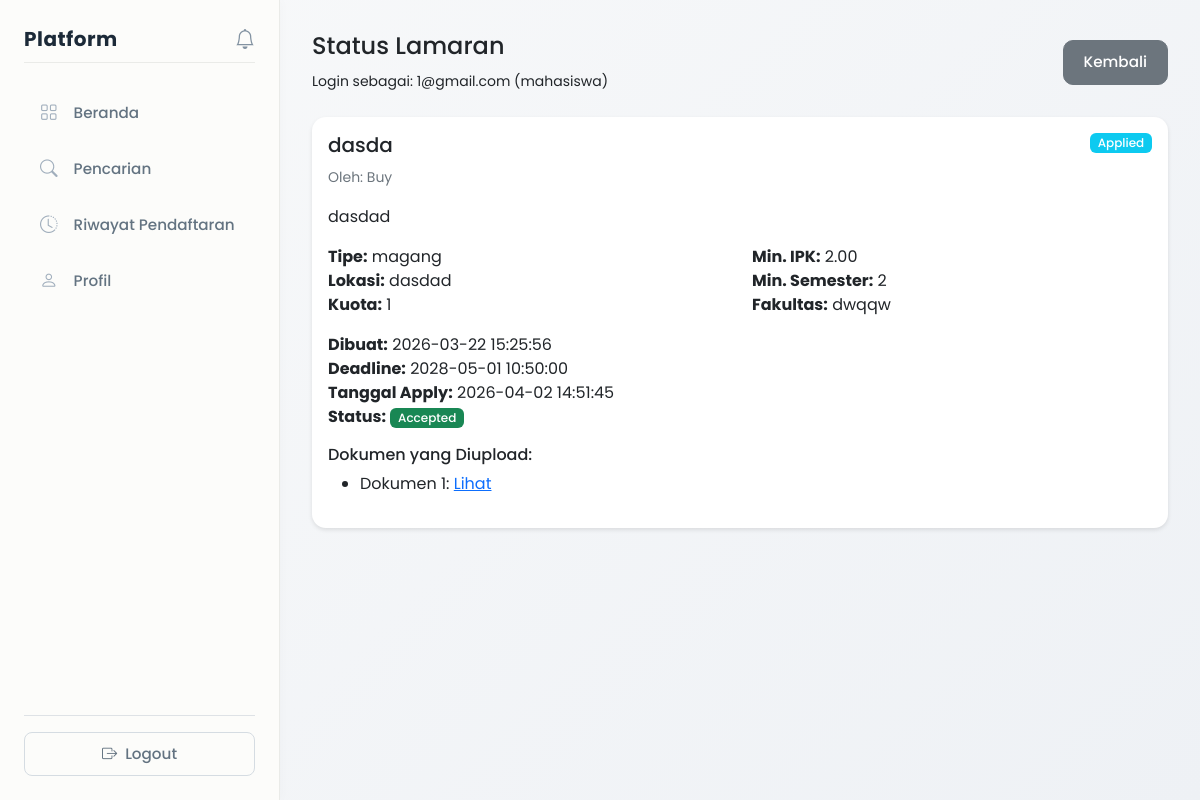
/views/mahasiswa/already_applied.php?id=3 (signed in), run on the app's committed database.
### tables this page shows
CREATE TABLE `lamaran` (
  `id` int NOT NULL,
  `mahasiswa_id` int NOT NULL,
  `peluang_id` int NOT NULL,
  `is_recommended` tinyint(1) DEFAULT '0',
  `tanggal_apply` timestamp NULL DEFAULT CURRENT_TIMESTAMP,
  `status` enum('pending','accepted','rejected') DEFAULT 'pending',
  `result_published` tinyint(1) DEFAULT '0' COMMENT 'Status: 0=not published, 1=published to mahasiswa'
);

CREATE TABLE `peluang` (
  `id` int NOT NULL,
  `mitra_id` int NOT NULL,
  `judul` varchar(150) NOT NULL,
  `deskripsi` text NOT NULL,
  `tipe` enum('magang','kursus') NOT NULL,
  `lokasi` varchar(100) DEFAULT NULL,
  `kuota` int DEFAULT '0',
  `min_ipk` decimal(3,2) DEFAULT '0.00',
  `min_semester` int DEFAULT '1',
  `fakultas` varchar(100) DEFAULT NULL,
  `deadline` datetime NOT NULL,
  `status` enum('pending','approved','rejected') DEFAULT 'approved',
  `created_at` timestamp NULL DEFAULT CURRENT_TIMESTAMP,
  `closed_at` timestamp NULL DEFAULT NULL
);

CREATE TABLE `mitra` (
  `id` int NOT NULL,
  `user_id` int NOT NULL,
  `nama_organisasi` varchar(150) DEFAULT NULL,
  `deskripsi` text,
  `kontak` varchar(100) DEFAULT NULL,
  `status_verifikasi` enum('pending','approved','rejected') DEFAULT 'pending'
);

CREATE TABLE `dokumen` (
  `id` int NOT NULL,
  `lamaran_id` int NOT NULL,
  `jenis` varchar(50) DEFAULT NULL,
  `file_path` varchar(255) DEFAULT NULL,
  `uploaded_at` timestamp NULL DEFAULT CURRENT_TIMESTAMP
);

### views/mahasiswa/already_applied.php (the view, shortened to what this page needs)
<?php
include __DIR__ . '/../../config/database.php';
$peluang_id = (int)$_GET['id'];
$user_id = $_SESSION['user_id'];
$query = "SELECT id FROM mahasiswa WHERE user_id = ?";
$stmt = mysqli_prepare($conn, $query);
mysqli_stmt_bind_param($stmt, 'i', $user_id);
mysqli_stmt_execute($stmt);
$result = mysqli_stmt_get_result($stmt);
$mahasiswa = mysqli_fetch_assoc($result);
$mahasiswa_id = $mahasiswa['id'];
$query = "SELECT l.*, p.judul, p.deskripsi, p.tipe, p.lokasi, p.kuota, p.min_ipk, p.min_semester, p.fakultas, p.deadline, p.created_at, u.email as mitra_email, m.nama_organisasi
          FROM lamaran l
          JOIN peluang p ON l.peluang_id = p.id
          JOIN users u ON p.mitra_id = u.id
          LEFT JOIN mitra m ON u.id = m.user_id
          WHERE l.mahasiswa_id = ? AND l.peluang_id = ?";
$stmt = mysqli_prepare($conn, $query);
mysqli_stmt_bind_param($stmt, 'ii', $mahasiswa_id, $peluang_id);
mysqli_stmt_execute($stmt);
$result = mysqli_stmt_get_result($stmt);
$application = mysqli_fetch_assoc($result);
$query = "SELECT * FROM dokumen WHERE lamaran_id = ?";
$stmt = mysqli_prepare($conn, $query);
mysqli_stmt_bind_param($stmt, 'i', $application['id']);
mysqli_stmt_execute($stmt);
$documents = mysqli_stmt_get_result($stmt);
?>
<!DOCTYPE html>
<html>
<head>
    <link href="https://cdn.jsdelivr.net/npm/bootstrap@5.3.0/dist/css/bootstrap.min.css" rel="stylesheet">
    <link rel="stylesheet" href="https://cdn.jsdelivr.net/npm/bootstrap-icons@1.11.0/font/bootstrap-icons.css">
    <link rel="stylesheet" href="../../assets/css/global.css">
    <link rel="stylesheet" href="../../assets/css/layout.css">
</head>
<body>
<div class="d-flex">
    <?php include __DIR__ . '/../layouts/sidebar.php'; ?>
    <div class="content">
        <div class="d-flex justify-content-between align-items-center mb-4">
            <div>
                <h4>Status Lamaran</h4>
                <small>
                    Login sebagai: <?php echo htmlspecialchars($_SESSION['email']); ?> (mahasiswa)
                </small>
            </div>
            <a href="../posts/detail.php?id=<?php echo $peluang_id; ?>" class="btn btn-secondary">Kembali</a>
        </div>
        <div class="card">
            <div class="card-body">
                <div class="d-flex justify-content-between align-items-start mb-3">
                    <div>
                        <h5><?php echo htmlspecialchars($application['judul']); ?></h5>
                        <small class="text-muted">
                            Oleh: <?php echo htmlspecialchars($application['nama_organisasi'] ?? $application['mitra_email']); ?>
                        </small>
                    </div>
                    <span class="badge bg-info">Applied</span>
                </div>
                <p class="mb-3"><?php echo nl2br(htmlspecialchars($application['deskripsi'])); ?></p>
                <div class="row mb-3">
                    <div class="col-md-6">
                        <strong>Tipe:</strong> <?php echo htmlspecialchars($application['tipe']); ?><br>
                        <strong>Lokasi:</strong> <?php echo htmlspecialchars($application['lokasi'] ?? 'Tidak ditentukan'); ?><br>
                        <strong>Kuota:</strong> <?php echo $application['kuota']; ?><br>
                    </div>
                    <div class="col-md-6">
                        <strong>Min. IPK:</strong> <?php echo $application['min_ipk']; ?><br>
                        <strong>Min. Semester:</strong> <?php echo $application['min_semester']; ?><br>
                        <strong>Fakultas:</strong> <?php echo htmlspecialchars($application['fakultas'] ?? 'Semua'); ?><br>
                    </div>
                </div>
                <div class="mb-3">
                    <strong>Dibuat:</strong> <?php echo $application['created_at']; ?><br>
                    <strong>Deadline:</strong> <?php echo $application['deadline']; ?><br>
                    <strong>Tanggal Apply:</strong> <?php echo $application['tanggal_apply']; ?><br>
                    <strong>Status:</strong>
                    <span class="badge <?php
                        if ($application['result_published'] == 0) {
                            echo 'bg-warning';
                            $display_status = 'Pending';
                        } else {
                            $display_status = ucfirst($application['status']);
                            echo ($application['status'] == 'accepted') ? 'bg-success' : 'bg-danger';
                        }
                    ?>">
                        <?php echo $display_status; ?>
                    </span>
                </div>
                <h6>Dokumen yang Diupload:</h6>
                <ul>
                    <?php while ($doc = mysqli_fetch_assoc($documents)): ?>
                        <li><?php echo htmlspecialchars($doc['jenis']); ?>: <a href="../../uploads/<?php echo htmlspecialchars($doc['file_path']); ?>" target="_blank">Lihat</a></li>
                    <?php endwhile; ?>
                </ul>
            </div>
        </div>
    </div>
</div>
</body>
</html>

### assets/css/global.css (style rules this page uses)
body { font-family: 'Poppins', sans-serif; background: linear-gradient(135deg, #f8f9fa, #eef1f5); margin: 0; padding: 0; }
.card { border: none; border-radius: 14px; box-shadow: 0 2px 4px rgba(0,0,0,0.1); }
.btn { border-radius: 10px; padding: 10px 20px; font-weight: 500; font-size: 0.95rem; }
.mb-3 { margin-bottom: 1rem !important; }
.mb-4 { margin-bottom: 1.5rem !important; }
.text-muted { color: #6c757d !important; }
.badge { font-size: 0.75rem; font-weight: 500; padding: 0.35em 0.65em; }

### assets/css/layout.css (style rules this page uses)
.content { margin-left: 280px; padding: 2rem; flex: 1; min-height: 100vh; }

### data on the page
lamaran: peluang.judul "dasda", mitra.nama_organisasi "Buy", peluang.deskripsi "dasdad", peluang.tipe "magang", peluang.lokasi "dasdad", peluang.kuota "1", peluang.min_ipk "2.00", peluang.min_semester "2", peluang.fakultas "dwqqw", peluang.created_at "2026-03-22 15:25:56", peluang.deadline "2028-05-01 10:50:00", tanggal_apply "2026-04-02 14:51:45", status "Accepted"
dokumen: jenis "Dokumen 1"

### other printed values
$_SESSION['email'] "1@gmail.com"
